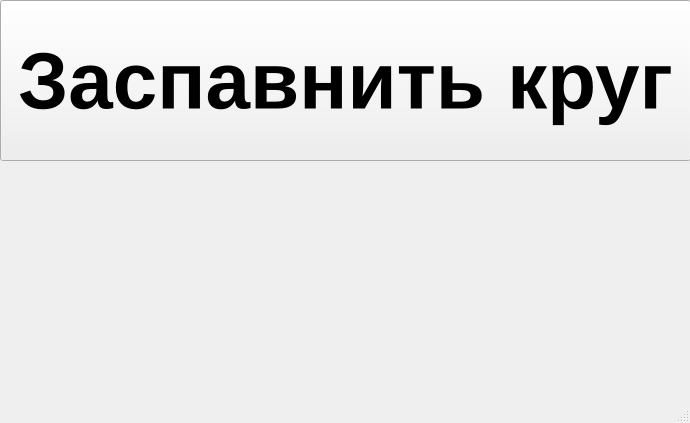
<?xml version="1.0" encoding="UTF-8"?>
<ui version="4.0">
 <class>MainWindow</class>
 <widget class="QMainWindow" name="MainWindow">
  <property name="geometry">
   <rect>
    <x>0</x>
    <y>0</y>
    <width>690</width>
    <height>423</height>
   </rect>
  </property>
  <property name="windowTitle">
   <string>MainWindow</string>
  </property>
  <widget class="QWidget" name="centralwidget">
   <widget class="QPushButton" name="pushButton">
    <property name="geometry">
     <rect>
      <x>0</x>
      <y>0</y>
      <width>691</width>
      <height>161</height>
     </rect>
    </property>
    <property name="font">
     <font>
      <pointsize>60</pointsize>
      <weight>75</weight>
      <italic>false</italic>
      <bold>true</bold>
      <underline>false</underline>
      <strikeout>false</strikeout>
     </font>
    </property>
    <property name="text">
     <string>Заспавнить круг</string>
    </property>
    <property name="autoDefault">
     <bool>false</bool>
    </property>
   </widget>
  </widget>
  <widget class="QMenuBar" name="menubar">
   <property name="geometry">
    <rect>
     <x>0</x>
     <y>0</y>
     <width>690</width>
     <height>22</height>
    </rect>
   </property>
  </widget>
  <widget class="QStatusBar" name="statusbar"/>
 </widget>
 <resources/>
 <connections/>
</ui>
